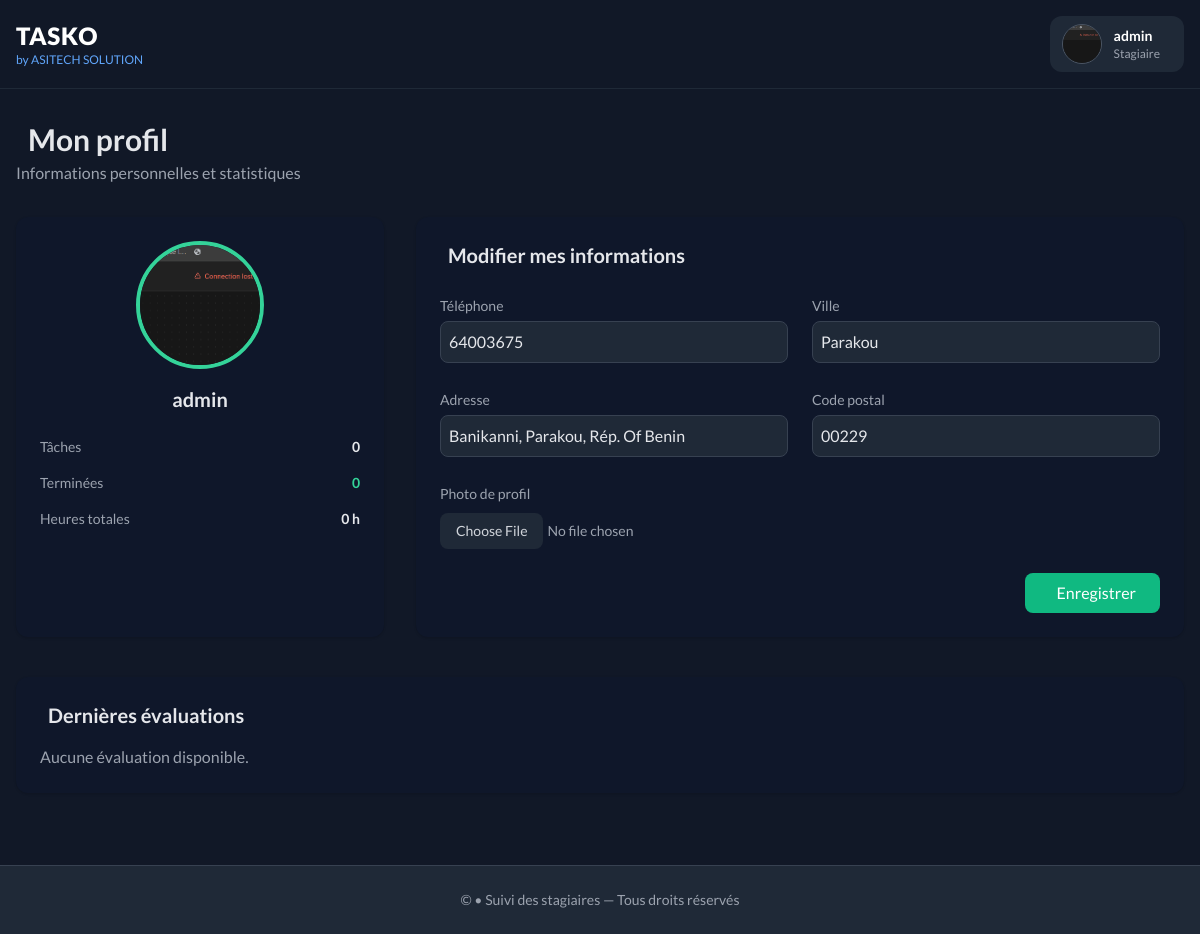
The app's page /profil/ (signed in) with its own data.
### objectifs/models.py (models this page shows, shortened)
class ProfilStagiaire(models.Model):
    STATUT_CHOICES = [
        ('actif', 'Actif'),
        ('inactif', 'Inactif'),
        ('termine', 'Terminé'),
        ('suspendu', 'Suspendu'),
    ]
    NIVEAU_CHOICES = [
        ('debutant', 'Débutant'),
        ('intermediaire', 'Intermédiaire'),
        ('avance', 'Avancé'),
    ]
    user = models.OneToOneField(User, on_delete=models.CASCADE, related_name='profil_stagiaire')
    photo = models.ImageField(upload_to='stagiaires/photos/', blank=True, null=True)
    telephone = models.CharField(max_length=20, blank=True)
    date_naissance = models.DateField(blank=True, null=True)
    adresse = models.TextField(blank=True)
    ville = models.CharField(max_length=100, blank=True)
    code_postal = models.CharField(max_length=10, blank=True)
    pays = models.CharField(max_length=100, default='Bénin')
    date_debut_stage = models.DateField()
    date_fin_stage = models.DateField()
    etablissement = models.CharField(max_length=200, help_text="École ou université d'origine")
    diplome_prepare = models.CharField(max_length=200, blank=True)
    niveau_etude = models.CharField(max_length=100, blank=True)
    domaine_specialisation = models.CharField(max_length=200, blank=True)
    statut = models.CharField(max_length=20, choices=STATUT_CHOICES, default='actif')
    niveau_competence = models.CharField(max_length=20, choices=NIVEAU_CHOICES, default='debutant')
    tuteur = models.ForeignKey(User, on_delete=models.SET_NULL, null=True, blank=True,
                               related_name='stagiaires_supervises',
                               help_text="Responsable qui supervise le stagiaire")
    taux_horaire = models.DecimalField(max_digits=6, decimal_places=2, default=6.69,
                                       validators=[MinValueValidator(0)])
    heures_hebdomadaires = models.PositiveIntegerField(default=35,
                                                       help_text="Nombre d'heures par semaine")
    competences = models.TextField(blank=True, help_text="Compétences du stagiaire (séparées par des virgules)")
    objectifs_stage = models.TextField(blank=True, help_text="Objectifs à atteindre pendant le stage")
    notes_internes = models.TextField(blank=True, help_text="Notes internes sur le stagiaire")
    date_creation = models.DateTimeField(auto_now_add=True)
    date_modification = models.DateTimeField(auto_now=True)
    class Meta:
        verbose_name = "Profil Stagiaire"
        verbose_name_plural = "Profils Stagiaires"
        ordering = ['-date_debut_stage']
    @property
    def nom_complet(self):
        return self.user.get_full_name() or self.user.username

### objectifs/views.py (the view, shortened to what this page needs)
# urls.py: path('profil/', views.profil_stagiaire, name='profil_stagiaire'),
@login_required
def profil_stagiaire(request):
    profil = request.user.profil_stagiaire
    total_taches = Tache.objects.filter(stagiaire=profil).count()
    taches_terminees = Tache.objects.filter(stagiaire=profil, est_terminee=True).count()
    total_heures = Tache.objects.filter(stagiaire=profil).aggregate(
        Sum('heures_effectuees')
    )['heures_effectuees__sum'] or 0
    evaluations = Evaluation.objects.filter(stagiaire=profil).order_by('-date_evaluation')[:5]
    context = {
        'profil': profil,
        'total_taches': total_taches,
        'taches_terminees': taches_terminees,
        'total_heures': total_heures,
        'evaluations': evaluations,
    }
    return render(request, 'stagiaires/profil.html', context)

### templates/stagiaires/profil.html (shortened to what this page needs)
{% extends "base.html" %}
{% load static %}
{% block content %}
<div class="max-w-7xl mx-auto px-4 py-8 text-gray-200">
    <div class="mb-8">
        <h1 class="text-3xl font-bold flex items-center gap-3">
            Mon profil
        </h1>
        <p class="text-gray-400 mt-1">
            Informations personnelles et statistiques
        </p>
    </div>
    <div class="grid grid-cols-1 lg:grid-cols-3 gap-8">
        <div class="bg-slate-900 rounded-xl p-6 shadow">
            <div class="flex flex-col items-center text-center">
                {% if profil.photo %}
                    <img src="{{ profil.photo.url }}"
                         class="w-32 h-32 rounded-full object-cover border-4 border-emerald-400 mb-4">
                {% else %}
                    <div class="w-32 h-32 rounded-full bg-gray-700 flex items-center justify-center mb-4">
                        <i class="fa-solid fa-user text-4xl text-gray-400"></i>
                    </div>
                {% endif %}
                <h2 class="text-xl font-bold">
                    {{ profil.nom_complet }}
                </h2>
            </div>
            <div class="mt-6 space-y-4 text-sm">
                <div class="flex justify-between">
                    <span class="text-gray-400">Tâches</span>
                    <span class="font-semibold">{{ total_taches }}</span>
                </div>
                <div class="flex justify-between">
                    <span class="text-gray-400">Terminées</span>
                    <span class="font-semibold text-emerald-400">{{ taches_terminees }}</span>
                </div>
                <div class="flex justify-between">
                    <span class="text-gray-400">Heures totales</span>
                    <span class="font-semibold">{{ total_heures }} h</span>
                </div>
            </div>
        </div>
        <div class="lg:col-span-2 bg-slate-900 rounded-xl p-6 shadow">
            <h3 class="text-xl font-bold mb-6 flex items-center gap-2">
                Modifier mes informations
            </h3>
            <form method="post" enctype="multipart/form-data" class="space-y-6">
                <div class="grid grid-cols-1 md:grid-cols-2 gap-6">
                    <div>
                        <label class="text-sm text-gray-400">Téléphone</label>
                        <input type="text" name="telephone"
                               value="{{ profil.telephone }}"
                               class="w-full mt-1 bg-gray-800 border border-gray-700 rounded-lg p-2 focus:outline-none focus:ring-2 focus:ring-emerald-400">
                    </div>
                    <div>
                        <label class="text-sm text-gray-400">Ville</label>
                        <input type="text" name="ville"
                               value="{{ profil.ville }}"
                               class="w-full mt-1 bg-gray-800 border border-gray-700 rounded-lg p-2 focus:outline-none focus:ring-2 focus:ring-emerald-400">
                    </div>
                    <div>
                        <label class="text-sm text-gray-400">Adresse</label>
                        <input type="text" name="adresse"
                               value="{{ profil.adresse }}"
                               class="w-full mt-1 bg-gray-800 border border-gray-700 rounded-lg p-2 focus:outline-none focus:ring-2 focus:ring-emerald-400">
                    </div>
                    <div>
                        <label class="text-sm text-gray-400">Code postal</label>
                        <input type="text" name="code_postal"
                               value="{{ profil.code_postal }}"
                               class="w-full mt-1 bg-gray-800 border border-gray-700 rounded-lg p-2 focus:outline-none focus:ring-2 focus:ring-emerald-400">
                    </div>
                </div>
                <div>
                    <label class="text-sm text-gray-400">Photo de profil</label>
                    <input type="file" name="photo"
                           class="w-full mt-2 text-sm text-gray-400 file:bg-gray-800 file:border-0 file:rounded-lg file:px-4 file:py-2 file:text-gray-300 hover:file:bg-gray-700">
                </div>
                <div class="flex justify-end">
                    <button type="submit"
                            class="bg-emerald-500 hover:bg-emerald-600 text-white px-6 py-2 rounded-lg flex items-center gap-2 transition">
                        Enregistrer
                    </button>
                </div>
            </form>
        </div>
    </div>
    <div class="mt-10 bg-slate-900 rounded-xl p-6 shadow">
        <h3 class="text-xl font-bold mb-4 flex items-center gap-2">
            Dernières évaluations
        </h3>
        {% if evaluations %}
            <div class="space-y-4">
                {% for eval in evaluations %}
                <div class="bg-gray-800 rounded-lg p-4 text-sm">
                    <div class="flex justify-between mb-1">
                        <span class="text-gray-400">{{ eval.date_evaluation }}</span>
                        <span class="text-yellow-400 font-bold">
                            ⭐ {{ eval.note }}/5
                        </span>
                    </div>
                    <p class="text-gray-300">{{ eval.commentaire }}</p>
                </div>
                {% endfor %}
            </div>
        {% else %}
            <p class="text-gray-400">Aucune évaluation disponible.</p>
        {% endif %}
    </div>
</div>
{% endblock %}

### templates/base.html (shortened to what this page needs)
{% load static %}
<!DOCTYPE html>
<html lang="fr">
<head>
    <script src="https://cdn.tailwindcss.com"></script>
</head>
<body class="bg-gray-900 text-gray-100 min-h-screen flex flex-col">
    {% include "includes/header.html" %}
    <main class="flex-1">
        {% block content %}{% endblock %}
    </main>
    <footer class="bg-gray-800 border-t border-gray-700 mt-10">
        <div class="container mx-auto px-4 py-6 text-center text-gray-400 text-sm">
            © {{ now|date:"Y" }} • Suivi des stagiaires
            <span class="block sm:inline">— Tous droits réservés</span>
        </div>
    </footer>
</body>
</html>

### templates/includes/header.html (shortened to what this page needs)
<header class="bg-gray-900 border-b border-gray-800 sticky top-0 z-50">
  <div class="max-w-7xl mx-auto px-4 py-4 flex items-center justify-between">
    <div class="flex items-center gap-4">
      <div class="leading-tight">
        <h1 class="text-2xl font-black text-white tracking-wide">
          TASKO
        </h1>
        <p class="text-xs text-blue-400">
        by ASITECH SOLUTION
        </p>
      </div>
    </div>
    {% if user.is_authenticated %}
    <div class="relative">
      <button id="userMenuBtn"
        class="flex items-center gap-3 bg-gray-800 hover:bg-gray-700 transition px-3 py-2 rounded-xl focus:outline-none">
        {% if profil.photo %}
        <img src="{{ profil.photo.url }}"
             class="w-10 h-10 rounded-full object-cover border border-gray-600">
        {% else %}
        <div class="w-10 h-10 rounded-full bg-blue-600 flex items-center justify-center font-bold text-white">
          {{ user.first_name.0|default:"U" }}{{ user.last_name.0|default:"" }}
        </div>
        {% endif %}
        <div class="hidden md:block text-left">
          <p class="text-sm font-semibold text-white">
            {{ profil.nom_complet|default:user.username }}
          </p>
          <p class="text-xs text-gray-400">
            {{ profil.domaine_specialisation|default:"Stagiaire" }}
          </p>
        </div>
      </button>
    </div>
    {% endif %}
  </div>
</header>

### templates/base.html (style rules this page uses)
body { font-family: 'Lato', sans-serif; }

### records on screen
ProfilStagiaire: photo (picture), nom_complet "admin", domaine_specialisation "Stagiaire", telephone "64003675", ville "Parakou", adresse "Banikanni, Parakou, Rép. Of Benin", code_postal "00229"

### other values on screen
{{ total_taches }} "0"
{{ taches_terminees }} "0"
{{ total_heures }} "0"
